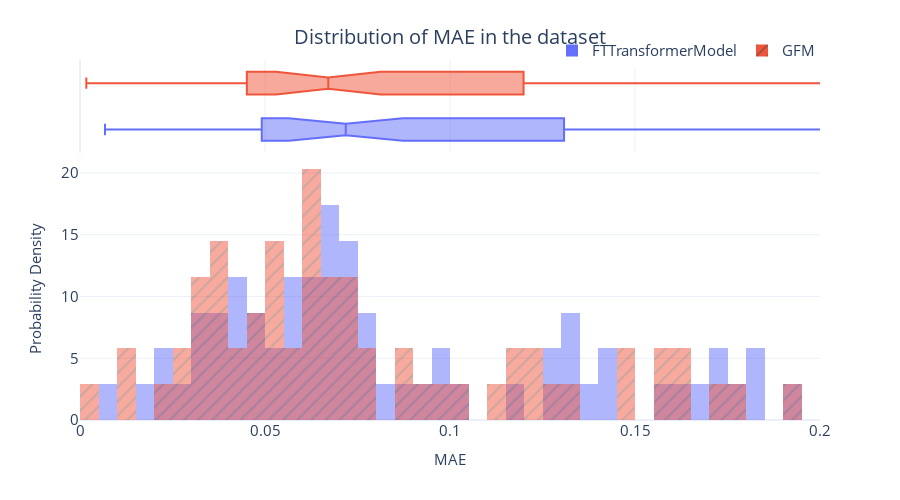

Notebook code cell kept with this figure:
### Code cell
fig = px.histogram(metrics_df, 
                   x="MAE", 
                   color="Algorithm",
                   pattern_shape="Algorithm", 
                   marginal="box", 
                   nbins=100, 
                   barmode="overlay",
                   histnorm="probability density")
fig = format_plot(fig, xlabel="MAE", ylabel="Probability Density", title="Distribution of MAE in the dataset")
# fig.write_image("imgs/chapter_12/ft_mae_dist.png")
fig.update_layout(xaxis_range=[0,0.2])
fig.show()

### Figure 1 — Plotly figure (JSON) as saved in the notebook; plotly's stock layout.template omitted (floating-point values rounded to 4 significant figures)
{"data": [{"alignmentgroup": "True", "bingroup": "x", "histnorm": "probability density", "hovertemplate": "Algorithm=FTTransformerModel<br>MAE=%{x}<br>probability density=%{y}<extra></extra>", "legendgroup": "FTTransformerModel", "marker": {"color": "#636efa", "opacity": 0.5, "pattern": {"shape": ""}}, "name": "FTTransformerModel", "nbinsx": 100, "offsetgroup": "FTTransformerModel", "orientation": "v", "showlegend": true, "type": "histogram", "x": [0.04883, 0.1408, 0.07182, 0.05816, 0.1629, 0.06823, 0.2968, 0.06312, 0.1793, 0.0415, 0.1044, 0.05716, 0.07302, 0.03117, 0.09175, 0.02221, 0.01664, 0.02352, 0.06891, 0.08037, 0.08795, 0.1324, 0.06259, 0.06404, 0.04922, 0.04588, 0.05387, 0.006749, 0.1825, 0.07407, 0.1689, 0.03195, 0.06857, 0.05282, 0.2446, 0.06614, 0.06428, 0.07306, 0.06893, 0.04347, 0.03787, 0.1705, 0.05666, 0.07959, 0.1305, 0.1153, 0.09735, 0.1404, 0.1253, 0.07231, 0.1318, 0.09886, 0.1369, 0.03524, 0.1831, 0.03949, 0.02805, 0.06582, 0.1286, 0.05599, 0.1598, 0.07717, 0.0409, 0.04109, 0.2377, 0.1912, 0.03305, 0.07676, 0.1713], "xaxis": "x", "yaxis": "y"}, {"alignmentgroup": "True", "hovertemplate": "Algorithm=FTTransformerModel<br>MAE=%{x}<extra></extra>", "legendgroup": "FTTransformerModel", "marker": {"color": "#636efa"}, "name": "FTTransformerModel", "notched": true, "offsetgroup": "FTTransformerModel", "showlegend": false, "type": "box", "x": [0.04883, 0.1408, 0.07182, 0.05816, 0.1629, 0.06823, 0.2968, 0.06312, 0.1793, 0.0415, 0.1044, 0.05716, 0.07302, 0.03117, 0.09175, 0.02221, 0.01664, 0.02352, 0.06891, 0.08037, 0.08795, 0.1324, 0.06259, 0.06404, 0.04922, 0.04588, 0.05387, 0.006749, 0.1825, 0.07407, 0.1689, 0.03195, 0.06857, 0.05282, 0.2446, 0.06614, 0.06428, 0.07306, 0.06893, 0.04347, 0.03787, 0.1705, 0.05666, 0.07959, 0.1305, 0.1153, 0.09735, 0.1404, 0.1253, 0.07231, 0.1318, 0.09886, 0.1369, 0.03524, 0.1831, 0.03949, 0.02805, 0.06582, 0.1286, 0.05599, 0.1598, 0.07717, 0.0409, 0.04109, 0.2377, 0.1912, 0.03305, 0.07676, 0.1713], "xaxis": "x2", "yaxis": "y2"}, {"alignmentgroup": "True", "bingroup": "x", "histnorm": "probability density", "hovertemplate": "Algorithm=GFM<br>MAE=%{x}<br>probability density=%{y}<extra></extra>", "legendgroup": "GFM", "marker": {"color": "#EF553B", "opacity": 0.5, "pattern": {"shape": "/"}}, "name": "GFM", "nbinsx": 100, "offsetgroup": "GFM", "orientation": "v", "showlegend": true, "type": "histogram", "x": [0.04284, 0.1245, 0.0671, 0.052, 0.1598, 0.06437, 0.3141, 0.05382, 0.1789, 0.03807, 0.09657, 0.05214, 0.06738, 0.02905, 0.08529, 0.02016, 0.01483, 0.01027, 0.06489, 0.07748, 0.08569, 0.1194, 0.06068, 0.05958, 0.04585, 0.04045, 0.05015, 0.001709, 0.2165, 0.07092, 0.1569, 0.03054, 0.06246, 0.0498, 0.2546, 0.05935, 0.06208, 0.06789, 0.0643, 0.03896, 0.03393, 0.1475, 0.05347, 0.07385, 0.1109, 0.1046, 0.07818, 0.1319, 0.1213, 0.06875, 0.1267, 0.09261, 0.149, 0.03211, 0.1744, 0.0368, 0.02502, 0.06237, 0.1188, 0.04934, 0.1642, 0.0711, 0.03886, 0.03733, 0.255, 0.1921, 0.03095, 0.0722, 0.1603], "xaxis": "x", "yaxis": "y"}, {"alignmentgroup": "True", "hovertemplate": "Algorithm=GFM<br>MAE=%{x}<extra></extra>", "legendgroup": "GFM", "marker": {"color": "#EF553B"}, "name": "GFM", "notched": true, "offsetgroup": "GFM", "showlegend": false, "type": "box", "x": [0.04284, 0.1245, 0.0671, 0.052, 0.1598, 0.06437, 0.3141, 0.05382, 0.1789, 0.03807, 0.09657, 0.05214, 0.06738, 0.02905, 0.08529, 0.02016, 0.01483, 0.01027, 0.06489, 0.07748, 0.08569, 0.1194, 0.06068, 0.05958, 0.04585, 0.04045, 0.05015, 0.001709, 0.2165, 0.07092, 0.1569, 0.03054, 0.06246, 0.0498, 0.2546, 0.05935, 0.06208, 0.06789, 0.0643, 0.03896, 0.03393, 0.1475, 0.05347, 0.07385, 0.1109, 0.1046, 0.07818, 0.1319, 0.1213, 0.06875, 0.1267, 0.09261, 0.149, 0.03211, 0.1744, 0.0368, 0.02502, 0.06237, 0.1188, 0.04934, 0.1642, 0.0711, 0.03886, 0.03733, 0.255, 0.1921, 0.03095, 0.0722, 0.1603], "xaxis": "x2", "yaxis": "y2"}], "layout": {"autosize": false, "barmode": "overlay", "height": 500, "legend": {"font": {"size": 15}, "orientation": "h", "title": {}, "tracegroupgap": 0, "x": 1, "xanchor": "right", "y": 0.98, "yanchor": "bottom"}, "margin": {"t": 60}, "title": {"font": {"size": 20}, "text": "Distribution of MAE in the dataset", "x": 0.5, "xanchor": "center", "yanchor": "top"}, "width": 900, "xaxis": {"anchor": "y", "domain": [0, 1], "range": [0, 0.2], "tickfont": {"size": 15}, "title": {"font": {"size": 15}, "text": "MAE"}, "type": "linear"}, "xaxis2": {"anchor": "y2", "domain": [0, 1], "matches": "x", "showgrid": true, "showticklabels": false, "type": "linear"}, "yaxis": {"anchor": "x", "autorange": true, "domain": [0, 0.7326], "range": [0, 21.36], "tickfont": {"size": 15}, "title": {"font": {"size": 15}, "text": "Probability Density"}}, "yaxis2": {"anchor": "x2", "autorange": true, "domain": [0.7426, 1], "matches": "y2", "range": [-0.5, 1.5], "showgrid": false, "showline": false, "showticklabels": false, "ticks": "", "type": "category"}}}
